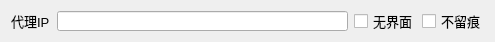
   <widget class="QWidget" name="layoutWidget_12">
    <property name="geometry">
     <rect>
      <x>10</x>
      <y>60</y>
      <width>481</width>
      <height>31</height>
     </rect>
    </property>
    <layout class="QHBoxLayout" name="horizontalLayout_29">
     <item>
      <layout class="QHBoxLayout" name="horizontalLayout_9">
       <item>
        <widget class="QLabel" name="label_8">
         <property name="sizePolicy">
          <sizepolicy hsizetype="Fixed" vsizetype="Fixed">
           <horstretch>0</horstretch>
           <verstretch>0</verstretch>
          </sizepolicy>
         </property>
         <property name="minimumSize">
          <size>
           <width>40</width>
           <height>20</height>
          </size>
         </property>
         <property name="maximumSize">
          <size>
           <width>40</width>
           <height>20</height>
          </size>
         </property>
         <property name="font">
          <font>
           <pointsize>10</pointsize>
           <bold>false</bold>
           <underline>false</underline>
           <stylestrategy>PreferDefault</stylestrategy>
          </font>
         </property>
         <property name="text">
          <string>代理IP</string>
         </property>
        </widget>
       </item>
       <item>
        <widget class="QLineEdit" name="le_proxy">
         <property name="sizePolicy">
          <sizepolicy hsizetype="Preferred" vsizetype="Preferred">
           <horstretch>0</horstretch>
           <verstretch>0</verstretch>
          </sizepolicy>
         </property>
         <property name="minimumSize">
          <size>
           <width>291</width>
           <height>20</height>
          </size>
         </property>
         <property name="maximumSize">
          <size>
           <width>291</width>
           <height>20</height>
          </size>
         </property>
         <property name="font">
          <font>
           <pointsize>10</pointsize>
           <bold>false</bold>
           <underline>false</underline>
           <stylestrategy>PreferDefault</stylestrategy>
          </font>
         </property>
        </widget>
       </item>
      </layout>
     </item>
     <item>
      <layout class="QHBoxLayout" name="horizontalLayout_8">
       <item>
        <widget class="QCheckBox" name="check_interface">
         <property name="sizePolicy">
          <sizepolicy hsizetype="Fixed" vsizetype="Fixed">
           <horstretch>0</horstretch>
           <verstretch>0</verstretch>
          </sizepolicy>
         </property>
         <property name="minimumSize">
          <size>
           <width>62</width>
           <height>20</height>
          </size>
         </property>
         <property name="maximumSize">
          <size>
           <width>62</width>
           <height>20</height>
          </size>
         </property>
         <property name="font">
          <font>
           <pointsize>10</pointsize>
           <bold>false</bold>
           <underline>false</underline>
           <stylestrategy>PreferDefault</stylestrategy>
          </font>
         </property>
         <property name="text">
          <string>无界面</string>
         </property>
        </widget>
       </item>
       <item>
        <widget class="QCheckBox" name="check_notEvidence">
         <property name="sizePolicy">
          <sizepolicy hsizetype="Fixed" vsizetype="Fixed">
           <horstretch>0</horstretch>
           <verstretch>0</verstretch>
          </sizepolicy>
         </property>
         <property name="minimumSize">
          <size>
           <width>62</width>
           <height>20</height>
          </size>
         </property>
         <property name="maximumSize">
          <size>
           <width>62</width>
           <height>20</height>
          </size>
         </property>
         <property name="font">
          <font>
           <pointsize>10</pointsize>
           <bold>false</bold>
           <underline>false</underline>
           <stylestrategy>PreferDefault</stylestrategy>
          </font>
         </property>
         <property name="text">
          <string>不留痕</string>
         </property>
        </widget>
       </item>
      </layout>
     </item>
    </layout>
   </widget>
